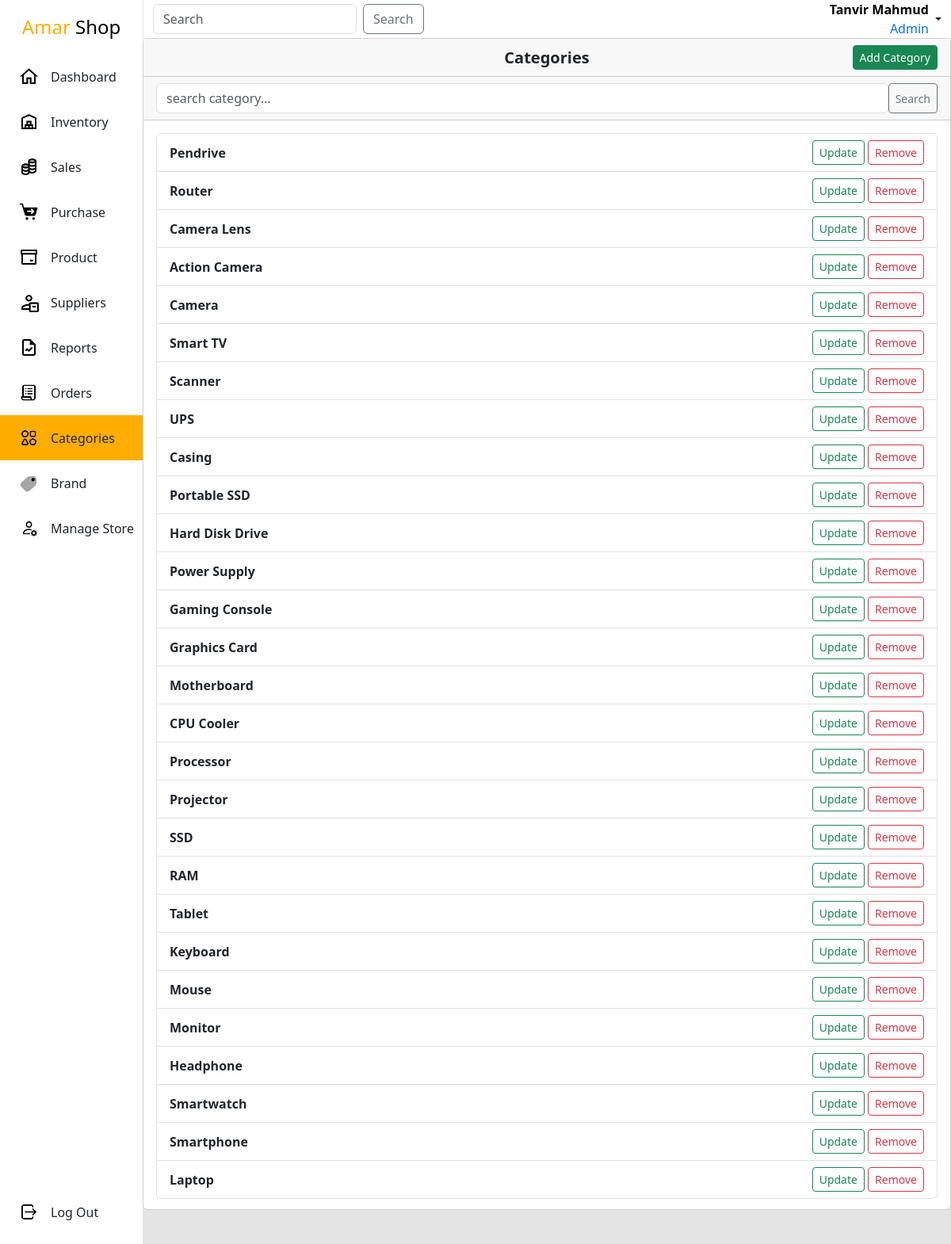
The page /admin-panel/category/ (signed in) on the database its author committed.
### app/models.py (models this page shows, shortened)
class User(AbstractBaseUser, PermissionsMixin):
    email = models.EmailField(max_length=255, unique=True)
    first_name = models.CharField(max_length=255)
    last_name = models.CharField(max_length=255, blank=True, null=True)
    is_active = models.BooleanField(default=True)
    is_staff = models.BooleanField(default=False)
    profile_pic = models.ImageField(upload_to=profile_image_path, null=True, blank=True)
    objects = UserManager()
    USERNAME_FIELD = 'email'
    REQUIRED_FIELDS = ['first_name', 'last_name']

class Categories(models.Model):
    category = models.CharField(max_length=255, unique=True)
    class Meta:
        ordering = ['-id']
    def __str__(self):
        return self.category

### app/views.py (the view)
# urls.py: path('category/',CategoryListView.as_view(),name='category-list'),
class CategoryListView(SuperuserRequiredMixin,ListView):
    model = Categories
    context_object_name = 'categories'
    template_name = 'inventory/category/allcategory.html'
    def get_queryset(self):
        queryset = super().get_queryset()
        search_query = self.request.GET.get('q', None)
        if search_query:
            queryset = queryset.filter(category__icontains=search_query)
        return queryset

### app/views.py (called while the page is built)
    def test_func(self):
        return self.request.user.is_superuser

### templates/inventory/category/allcategory.html (shortened to what this page needs)
{% extends "Layout.html" %}
{% load static %}
{%block link%}
    <link rel="stylesheet" href="{%static 'css/inventory.css'%}">
{%endblock link%}
{%block main%}
<div class="inventory">
    <div class="card height-100">
        <div class="sticky-top bg-white">
            <div class="card-header d-flex justify-content-end align-items-center position-relative">
                <div class="fs-5 fw-bold position-absolute top-50 start-50 translate-middle">Categories</div>
                <a href="{%url 'create-category'%}" class="btn btn-success btn-sm">Add Category</a>
            </div>
            <div class="card-header">
                <div>
                    <form method="get" action="{%url 'category-list'%}" class="d-flex">
                        <input class="form-control" type="text" name="q" placeholder="search category...">
                        <button class="btn btn-sm btn-outline-secondary" type="submit">Search</button>
                    </form>
                </div>
            </div>
        </div>
        <div class="card-body overflow-scroll">
            <ul class="list-group">
                {%for category in categories%}
                <li class="list-group-item list-group-item-action d-flex justify-content-between align-items-center">
                    <div class="fw-bold">{{category}}</div>
                    <div>
                        <a href="{%url 'category-update' category.id%}" class="btn btn-sm btn-outline-success">Update</a>
                        <a href="{%url 'category-delete' category.id%}" class="btn btn-sm btn-outline-danger">Remove</a>
                    </div>
                </li>
                {%endfor%}
            </ul>
        </div>
    </div>
</div>
{%endblock main%}

### templates/Layout.html (shortened to what this page needs)
{% load static %}
<!DOCTYPE html>
<html lang="en">
<head>
    {% load bootstrap5 %}
    {% bootstrap_css %}
    {%block link%}{%endblock link%}
    <link rel="stylesheet" href="{% static 'css/layout.css'%}">
</head>
<body>
    <div class="mother-div">
        <div class="sidebar">
            <div class="upper">
                <div class="branding">
                    <a href="{%url 'dashboard'%}">
                        <span class="gedget">Amar</span> Shop
                    </a>
                </div>
                <ul class="navList">
                    <li class="navItem">
                        <a href="{%url 'dashboard'%}">
                            <img src="{%static 'icons/nav/home.png'%}" width="25" alt="Dashboard"/>
                            <div class="navtitle">Dashboard</div>
                        </a>
                    </li>
                    <li class="navItem">
                        <a href="{%url 'inventory-list'%}" >
                            <img src="{%static 'icons/nav/inventory.png'%}" width="25" alt="Inventory"/>
                            <div class="navtitle">Inventory</div>
                        </a>
                    </li>
                    <li class="navItem">
                        <a href="{%url 'sales-list'%}" >
                            <img src="{%static 'icons/nav/sales.png'%}" width="25" alt="Inventory"/>
                            <div class="navtitle">Sales</div>
                        </a>
                    </li>
                    <li class="navItem">
                        <a href="{%url 'purchase-list'%}" >
                            <img src="{%static 'icons/nav/purchase.png'%}" width="25" alt="Inventory"/>
                            <div class="navtitle">Purchase</div>
                        </a>
                    </li>
                    <li class="navItem">
                        <a href="{%url 'product-list'%}">
                            <img src="{%static 'icons/nav/product.png'%}" width="25" alt="Orders"/>
                            <div class="navtitle">Product</div>
                        </a>
                    </li>
                    <li class="navItem">
                        <a href="{%url 'supplier-list'%}">
                            <img src="{%static 'icons/nav/suppliers.png'%}" width="25" alt="Suppliers"/>
                            <div class="navtitle">Suppliers</div>
                        </a>
                    </li>
                    <li class="navItem">
                        <a href="{%url 'reports'%}">
                            <img src="{%static 'icons/nav/reports.png'%}" width="25" alt="Reports"/>
                            <div class="navtitle">Reports</div>
                        </a>
                    </li>
                    <li class="navItem">
                        <a href="{%url 'orders'%}">
                            <img src="{%static 'icons/nav/orders.png'%}" width="25" alt="Orders"/>
                            <div class="navtitle">Orders</div>
                        </a>
                    </li>
                    <li class="navItem">
                        <a href="{%url 'category-list'%}">
                            <img src="{%static 'icons/nav/category.png'%}" width="25" alt="Orders"/>
                            <div class="navtitle">Categories</div>
                        </a>
                    </li>
                    <li class="navItem">
                        <a href="{%url 'brand-list'%}">
                            <img src="{%static 'icons/nav/brand.png'%}" width="25" alt="Orders"/>
                            <div class="navtitle">Brand</div>
                        </a>
                    </li>
                    <li class="navItem">
                        <a href="{%url 'manage'%}">
                            <img src="{%static 'icons/nav/manage.png'%}" width="25" alt="Manage_Store"/>
                            <div class="navtitle">Manage Store</div>
                        </a>
                    </li>
                </ul>
            </div>
            <div class="lower">
                <ul class="navList">
                    <li class="navItem">
                        <a href="{%url 'admin-logout'%}">
                            <img src="{%static 'icons/nav/logout.png'%}" width="25" alt="Logout"/>
                            <div class="navtitle">Log Out</div>
                        </a>
                    </li>
                </ul>
            </div>
        </div>
        <div class="content">
            <nav class="navbar navbar-light navbar-w bg-white p-0">
                <div class="container-fluid">
                    <form class="d-flex">
                        <input class="form-control me-2" type="search" placeholder="Search" aria-label="Search">
                        <button class="btn btn-outline-secondary" type="submit">Search</button>
                    </form>
                    <div class="nav-item dropdown">
                        <a class="nav-link dropdown-toggle d-flex align-items-center" href="#" id="navbarDropdownMenuLink" role="button" data-bs-toggle="dropdown" aria-expanded="false">
                            <div class="text-end text-black me-1">
                                <div class="fw-bold">{{request.user.first_name}} {{request.user.last_name}}</div>
                                <div class="text-primary">Admin</div>
                            </div>
                        </a>
                    </div>
                </div>
            </nav>
            <div class="main-content">
                {%block main%}
                {%endblock main%}
            </div>
        </div>
    </div>
</body>
</html>

### static/css/inventory.css (style rules this page uses)
.inventory { width: 100%; height: 100%; overflow: scroll; }
ul { list-style-type: none; padding: 0; }
.height-100 { height: 100%; }

### static/css/layout.css (style rules this page uses)
* { padding: 0; margin: 0; box-sizing: border-box; }
a { text-decoration: none; color: black; }
.mother-div { width: 100vw; height: 100vh; background: rgb(228, 228, 228); display: flex; justify-content: space-between; }
.sidebar { width: 15vw; height: 100%; background: white; display: flex; flex-direction: column; justify-content: space-between; align-items: center; }
.upper { width: 100%; height: auto; }
.branding { width: 100%; text-align: center; padding: 1rem 0; font-size: 1.5rem; }
.branding a { text-decoration: none; }
.gedget { color: rgb(255, 174, 0); }
.navList { list-style-type: none; margin: 0; padding: 0; overflow: hidden; }
.navItem { width: 100%; display: flex; align-items: center; transition: all .300s ease; }
.navItem a { text-decoration: none; width: 100%; height: 100%; padding: 1rem 0; padding-left: 1.5rem; display: flex; align-items: center; color: inherit; }
.navtitle { margin-left: 15px; }
.lower { width: 100%; height: auto; padding-bottom: 2rem; }
.content { width: 85vw; height: 100vh; }
.navbar-w { width: 100%; border-left: 1px solid rgb(228, 228, 228); }
.selected { background: rgb(255, 174, 0); }
.main-content { width: 100%; height: 93%; }
input, select,textarea { width: 100%; padding: .6rem; border: none; border-radius: 8px; background-color: rgba(218, 218, 218, 0.878); }

### rows shown on the page
User: user.first_name "Tanvir", user.last_name "Mahmud"
Categories: category "Pendrive"
Categories: category "Router"
Categories: category "Camera Lens"
Categories: category "Action Camera"
Categories: category "Camera"
Categories: category "Smart TV"
Categories: category "Scanner"
Categories: category "UPS"
Categories: category "Casing"
Categories: category "Portable SSD"
Categories: category "Hard Disk Drive"
Categories: category "Power Supply"
Categories: category "Gaming Console"
Categories: category "Graphics Card"
Categories: category "Motherboard"
Categories: category "CPU Cooler"
Categories: category "Processor"
Categories: category "Projector"
Categories: category "SSD"
Categories: category "RAM"
Categories: category "Tablet"
Categories: category "Keyboard"
Categories: category "Mouse"
Categories: category "Monitor"
Categories: category "Headphone"
Categories: category "Smartwatch"
Categories: category "Smartphone"
Categories: category "Laptop"
